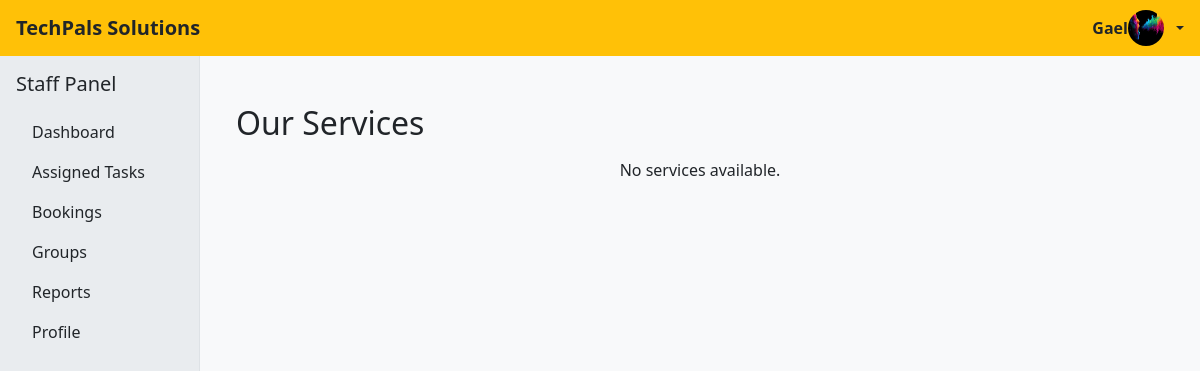
Page /services/ (signed in) on the earlier database version.
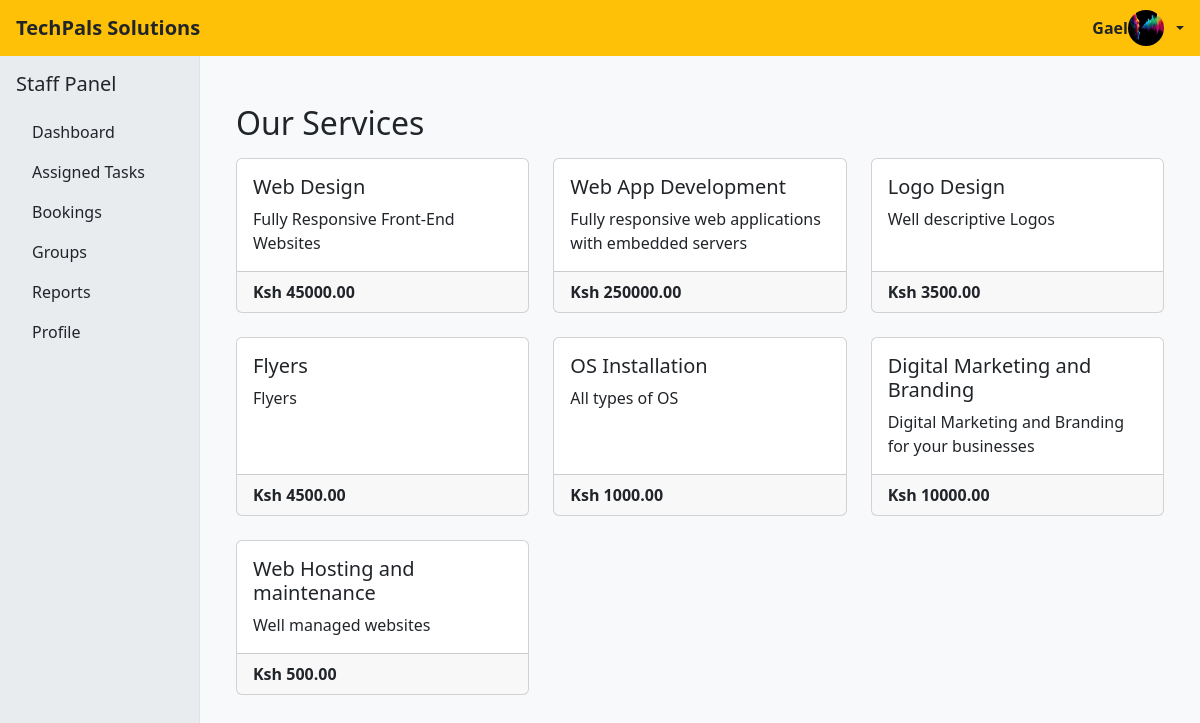
Same page on the later database version.
### TechPalsApp/models.py (models this page shows, shortened)
class Service(models.Model):
    service_name = models.CharField(max_length=100)
    service_description = models.TextField()
    service_price = models.DecimalField(max_digits=10, decimal_places=2)

### TechPalsApp/views.py (the view)
# urls.py: path('services/', views.services, name='service-list'),
def services(request):
    services = Service.objects.all()
    user = request.user
    if user.is_authenticated and user.is_superuser:
        base_template = 'base_admin.html'
    elif user.is_authenticated and user.is_staff:
        base_template = 'base_staff.html'
    elif user.is_authenticated and not user.is_staff:
        base_template = 'base_user.html'
    else:
        base_template = 'base.html'
    return render(request, 'services.html', {
        'services': services,
        'base_template': base_template,
        'user': user
    })

### TechPalsApp/templates/services.html (shortened to what this page needs)
{% extends base_template %}
{% block content %}
<div class="container mt-4">
    <h2 class="mb-3">Our Services</h2>
    {% if user.is_authenticated and user.is_superuser %}
        <a href="{% url 'add-service' %}" class="btn btn-primary mb-3">Add New Service</a>
        <table class="table table-striped table-bordered">
            <thead class="table-light">
                <tr>
                    <th>#</th>
                    <th>Service Name</th>
                    <th>Description</th>
                    <th>Price</th>
                    <th>Actions</th>
                </tr>
            </thead>
            <tbody>
                {% for service in services %}
                    <tr>
                        <td>{{ forloop.counter }}</td>
                        <td>{{ service.service_name }}</td>
                        <td>{{ service.service_description }}</td>
                        <td>Ksh {{ service.service_price }}</td>
                        <td>
                            <a href="{% url 'update-service' service.id %}" class="btn btn-sm btn-warning">Edit</a>
                            <a href="{% url 'delete-service' service.id %}" class="btn btn-sm btn-danger" onclick="return confirm('Are you sure you want to delete this service?');">Delete</a>
                        </td>
                    </tr>
                {% empty %}
                    <tr>
                        <td colspan="5" class="text-center">No services available.</td>
                    </tr>
                {% endfor %}
            </tbody>
        </table>
    {% else %}
        {% if services %}
            <div class="row">
                {% for service in services %}
                    <div class="col-md-4 mb-4">
                        <div class="card h-100">
                            <div class="card-body">
                                <h5 class="card-title">{{ service.service_name }}</h5>
                                <p class="card-text">{{ service.service_description }}</p>
                            </div>
                            <div class="card-footer">
                                <strong>Ksh {{ service.service_price }}</strong>
                            </div>
                        </div>
                    </div>
                {% endfor %}
            </div>
        {% else %}
            <p class="text-center">No services available.</p>
        {% endif %}
    {% endif %}
</div>
{% endblock %}

Differences in the rows shown:
added Service: service_name "Web Design", service_description "Fully Responsive Front-End Websites", service_price "45000.00"
added Service: service_name "Web App Development", service_description "Fully responsive web applications with embedded servers", service_price "250000.00"
added Service: service_name "Logo Design", service_description "Well descriptive Logos", service_price "3500.00"
added Service: service_name "Flyers", service_description "Flyers", service_price "4500.00"
added Service: service_name "OS Installation", service_description "All types of OS", service_price "1000.00"
added Service: service_name "Digital Marketing and Branding", service_description "Digital Marketing and Branding for your businesses", service_price "10000.00"
added Service: service_name "Web Hosting and maintenance", service_description "Well managed websites", service_price "500.00"
Other differences:
text no longer shown: "No services available."
